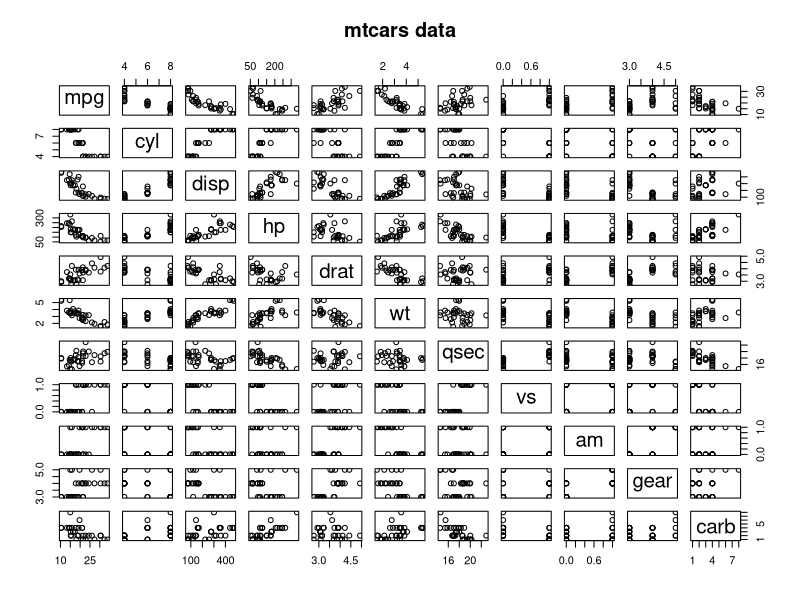
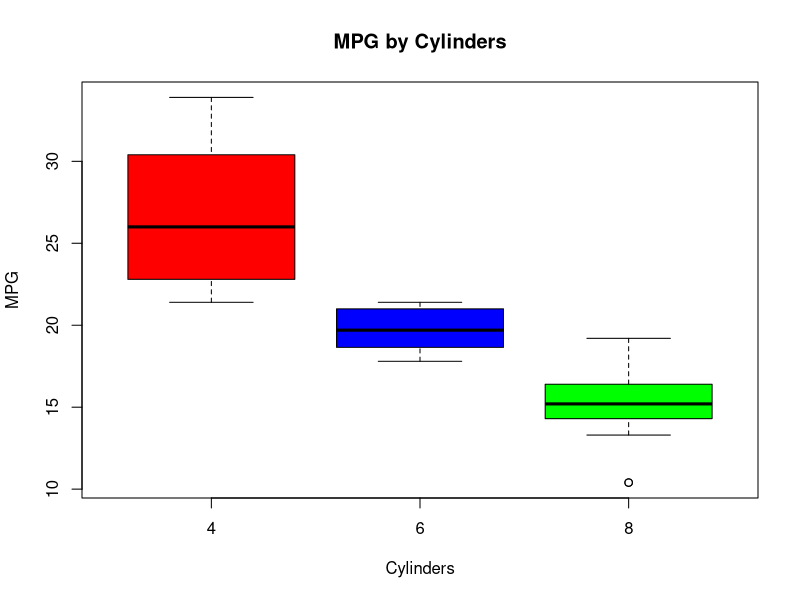
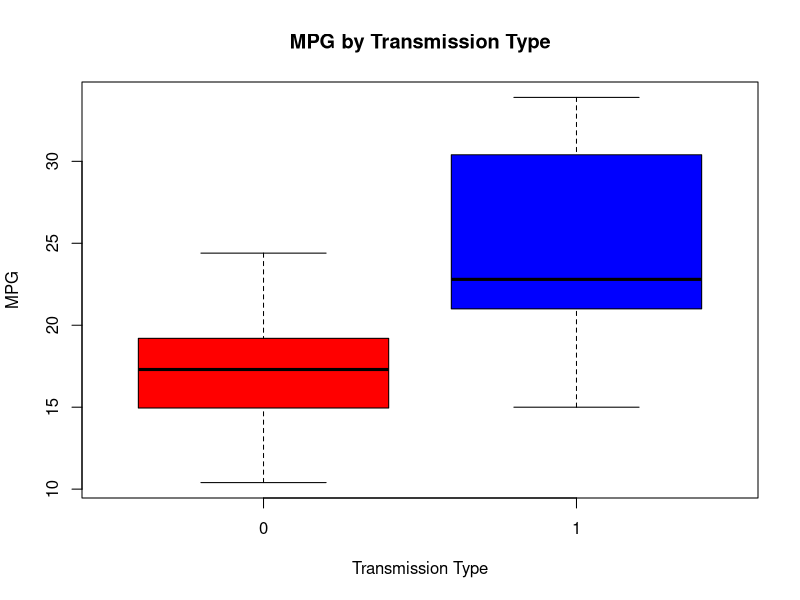
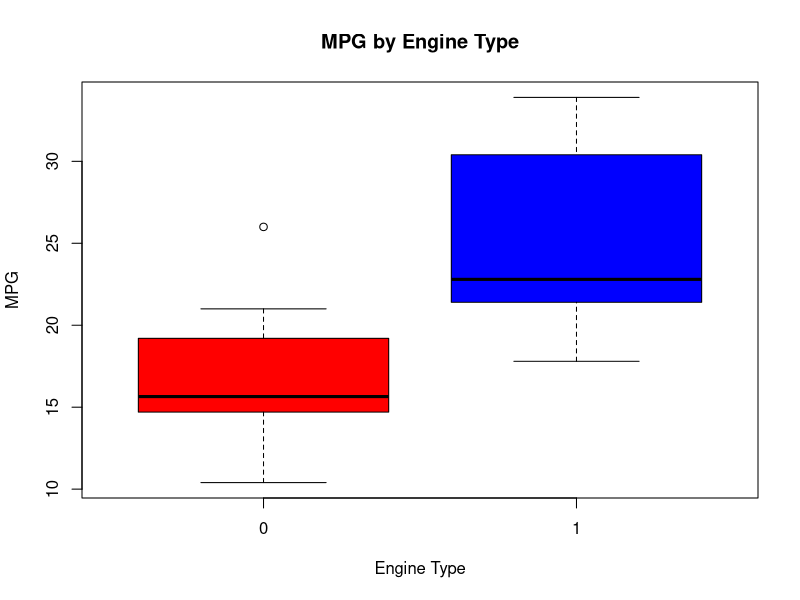
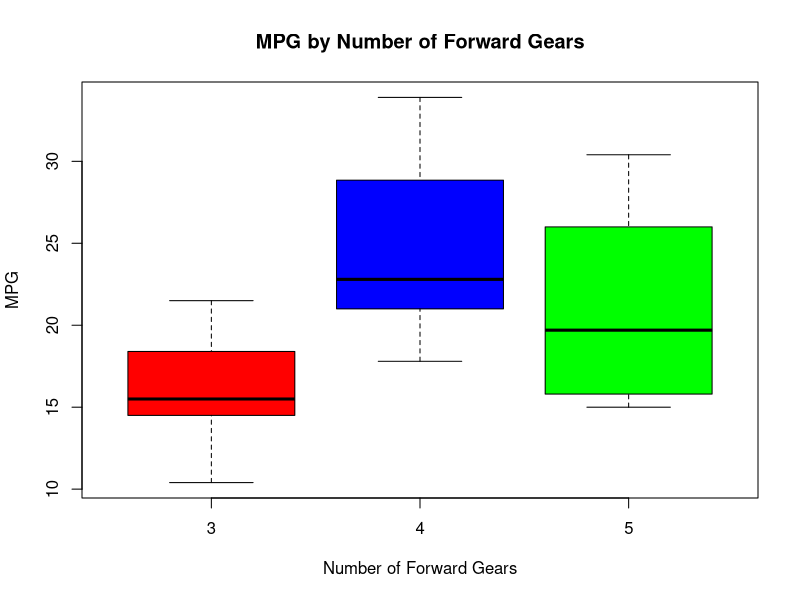
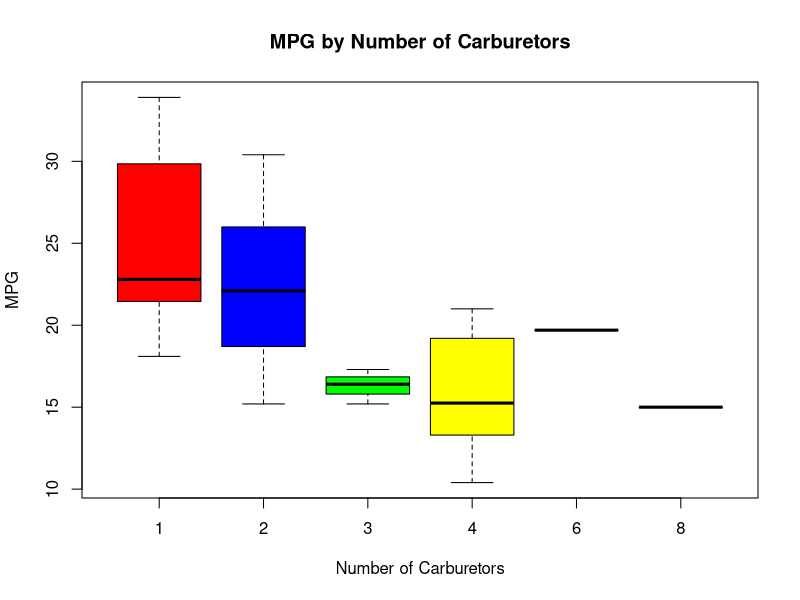
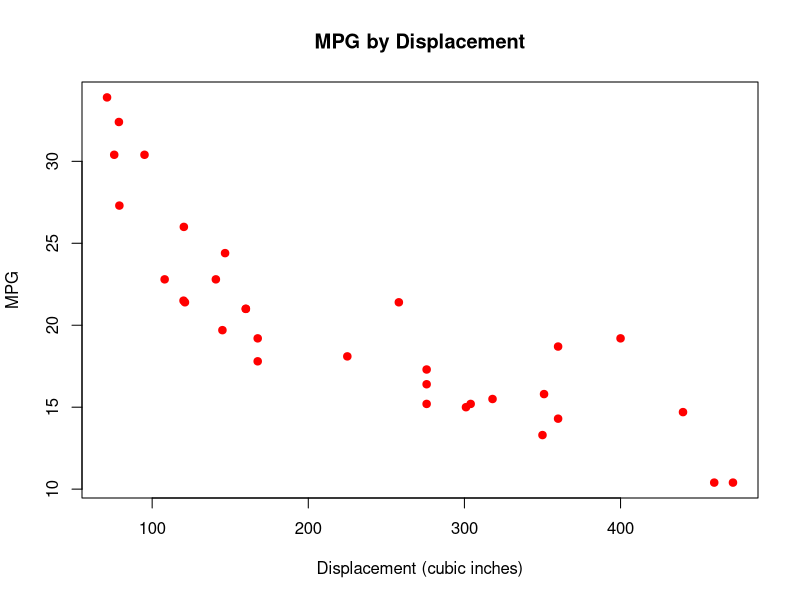
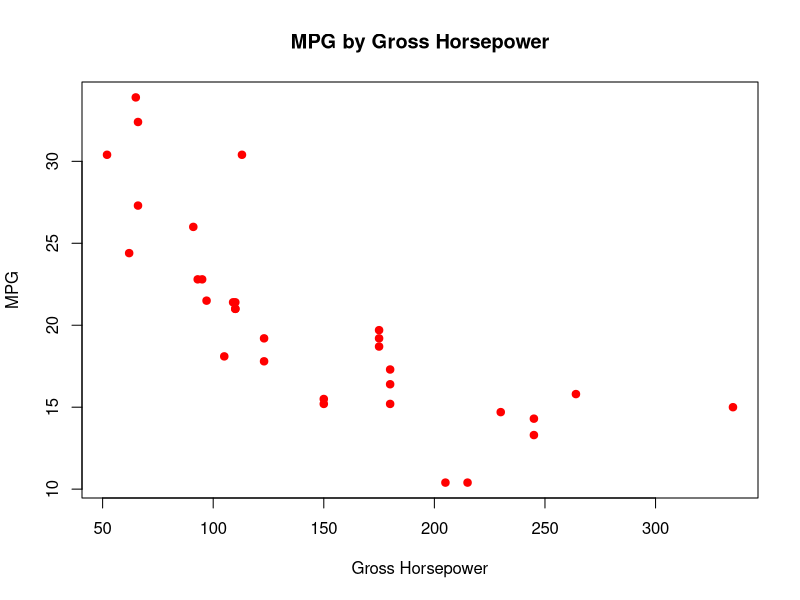

The R source for these figures, in order:
# mtcars_EDA.r
# exploratory data analysis mtcars regression

# This is a demonstration of the use of R's base plotting 
# features, as they might be used in an exploratory analysis
# of the "mtcars" data set.

# This is part of a series of visualizations demonstrating
# R's base graphics library, then the qplot and ggplot
# features of the "ggplot2" library.

#######################################################
# correlations
#######################################################

# pairs plot
#############
# mtcars1
#############
pairs(mtcars, main="mtcars data")
# correlation matrix
cor(mtcars)

#######################################################
# boxplots of mpg vs factor variables
#######################################################

#############
# mtcars2
#############
# MPG by cylinder (mpg~cyl)
boxplot(mpg ~ cyl, mtcars, xlab = "Cylinders",
        ylab = "MPG",
        col = c("red", "blue", "green"),
        main = "MPG by Cylinders")

#############
# mtcars3
#############
# MPG by transmission type (mpg~am)
boxplot(mpg ~ am, mtcars, xlab = "Transmission Type",
        ylab = "MPG",
        col = c("red", "blue"),
        main = "MPG by Transmission Type")

#############
# mtcars4
#############
# MPG by engine type (mpg~vs)
boxplot(mpg ~ vs, mtcars, xlab = "Engine Type",
        ylab = "MPG",
        col = c("red", "blue"),
        main = "MPG by Engine Type")

#############
# mtcars5
#############
# MPG by number of gears (mpg~gear)
boxplot(mpg ~ gear, mtcars, xlab = "Number of Forward Gears",
        ylab = "MPG",
        col = c("red", "blue", "green"),
        main = "MPG by Number of Forward Gears")

#############
# mtcars6
#############
# MPG by number of carburetors (mpg~carb)
boxplot(mpg ~ carb, mtcars, xlab = "Number of Carburetors",
        ylab = "MPG",
        col = c("red", "blue", "green", "yellow", "orange", "purple"),
        main = "MPG by Number of Carburetors")

#######################################################
# scatterplots of mpg vs continuous variables
#######################################################

#############
# mtcars7
#############
# MPG by displacement (mpg~disp)
plot(mpg ~ disp, mtcars,
     xlab = "Displacement (cubic inches)",
     ylab = "MPG",
     col = "red",
     pch = 19,
     main = "MPG by Displacement")

#############
# mtcars8
#############
# MPG by horsepower (mpg~hp)
plot(mpg ~ hp, mtcars,
     xlab = "Gross Horsepower",
     ylab = "MPG",
     col = "red",
     pch = 19,
     main = "MPG by Gross Horsepower")

#############
# mtcars9
#############
# MPG by rear axle ratio (mpg~drat)
plot(mpg ~ drat, mtcars,
     xlab = "Rear Axle Ratio",
     ylab = "MPG",
     col = "red",
     pch = 19,
     main = "MPG by Rear Axle Ratio")

#############
# mtcars10
#############
# MPG by weight (mpg~wt)
plot(mpg ~ wt, mtcars,
     xlab = "Weight (1000 lbs)",
     ylab = "MPG",
     col = "red",
     pch = 19,
     main = "MPG by Weight")

#############
# mtcars11
#############
# MPG by quarter mile time (mpg~qsec)
plot(mpg ~ qsec, mtcars,
     xlab = "Quarter-Mile Time",
     ylab = "MPG",
     col = "red",
     pch = 19,
     main = "MPG by Quarter-Mile Time")






